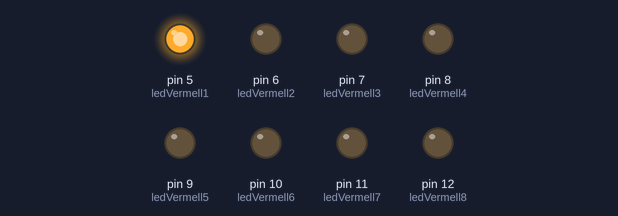
A sketch run on a simulated Arduino Uno, built with avr-gcc and run on an emulated ATmega328P. On the bench: output pins drawn as LEDs (lit = HIGH).

Above: at 0.2 s.
At 1.2 s:
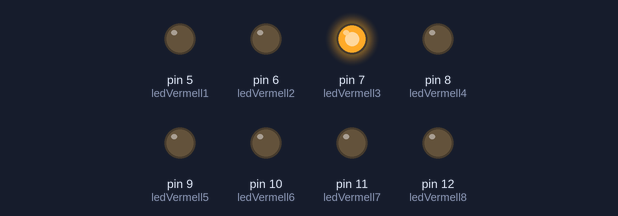
At 1.7 s:
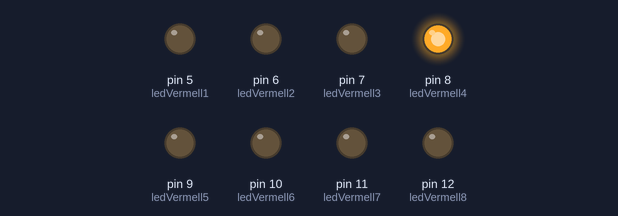
At 2.2 s:
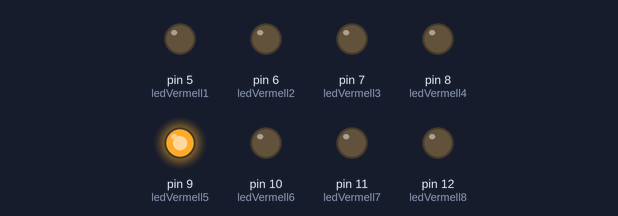
At 3.2 s:
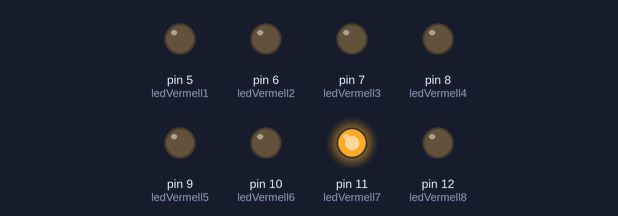
At 4.7 s:
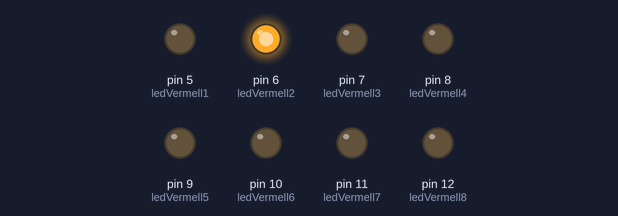
Timing chart, 0 to 5.2 s (numbered marks = the images above):
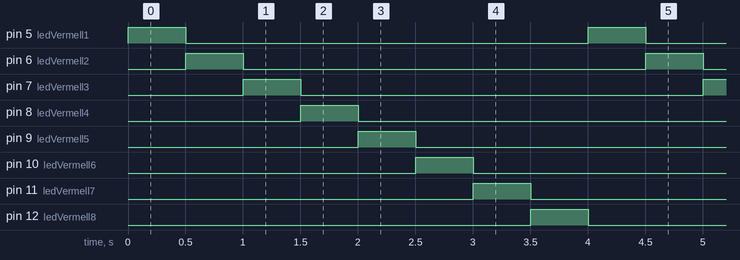

Measured:
- by itself, pin 5 (ledVermell1), pin 6 (ledVermell2), pin 7 (ledVermell3), pin 8 (ledVermell4), pin 9 (ledVermell5), pin 10 (ledVermell6), pin 11 (ledVermell7), pin 12 (ledVermell8): alternates HIGH for 0.50 s and LOW for 3.5 s
- by itself, everything shown: repeats every 4.0 s, in 8 steps

The sketch:

_1.3.ino
```cpp
/********************************************************************************
**                                                                             **
**                         1.3 Engegada aturada leds                           **
**                                                                             **
********************************************************************************/

//*******  Includes  ************************************************************


//*******  Variables  ***********************************************************

int ledVermell1 = 5;
int ledVermell2 = 6;
int ledVermell3 = 7;
int ledVermell4 = 8;
int ledVermell5 = 9;
int ledVermell6 = 10;
int ledVermell7 = 11;
int ledVermell8 = 12;


// La funció Setup només s'executa una vegada, ja sigui al inici quan conectem el arduino o bé si es fa un reset
void setup()
{
    // configració del pins de sortida
  pinMode(ledVermell1, OUTPUT);
  pinMode(ledVermell2, OUTPUT);
  pinMode(ledVermell3, OUTPUT);
  pinMode(ledVermell4, OUTPUT);
  pinMode(ledVermell5, OUTPUT);
  pinMode(ledVermell6, OUTPUT);
  pinMode(ledVermell7, OUTPUT);
  pinMode(ledVermell8, OUTPUT);

}

// void loop es repeteix constanment
void loop()
{

    // funcionament sobre els leds següents
    digitalWrite(ledVermell1, HIGH);
    digitalWrite(ledVermell2, LOW);
    digitalWrite(ledVermell3, LOW);
    digitalWrite(ledVermell4, LOW);
    digitalWrite(ledVermell5, LOW);
    digitalWrite(ledVermell6, LOW);
    digitalWrite(ledVermell7, LOW);
    digitalWrite(ledVermell8, LOW);

    delay(500);

    digitalWrite(ledVermell1, LOW);
    digitalWrite(ledVermell2, HIGH);
    digitalWrite(ledVermell3, LOW);
    digitalWrite(ledVermell4, LOW);
    digitalWrite(ledVermell5, LOW);
    digitalWrite(ledVermell6, LOW);
    digitalWrite(ledVermell7, LOW);
    digitalWrite(ledVermell8, LOW);

    delay(500);

    digitalWrite(ledVermell1, LOW);
    digitalWrite(ledVermell2, LOW);
    digitalWrite(ledVermell3, HIGH);
    digitalWrite(ledVermell4, LOW);
    digitalWrite(ledVermell5, LOW);
    digitalWrite(ledVermell6, LOW);
    digitalWrite(ledVermell7, LOW);
    digitalWrite(ledVermell8, LOW);

    delay(500);

    digitalWrite(ledVermell1, LOW);
    digitalWrite(ledVermell2, LOW);
    digitalWrite(ledVermell3, LOW);
    digitalWrite(ledVermell4, HIGH);
    digitalWrite(ledVermell5, LOW);
    digitalWrite(ledVermell6, LOW);
    digitalWrite(ledVermell7, LOW);
    digitalWrite(ledVermell8, LOW);

    delay(500);

    digitalWrite(ledVermell1, LOW);
    digitalWrite(ledVermell2, LOW);
    digitalWrite(ledVermell3, LOW);
    digitalWrite(ledVermell4, LOW);
    digitalWrite(ledVermell5, HIGH);
    digitalWrite(ledVermell6, LOW);
    digitalWrite(ledVermell7, LOW);
    digitalWrite(ledVermell8, LOW);

    delay(500);

    digitalWrite(ledVermell1, LOW);
    digitalWrite(ledVermell2, LOW);
    digitalWrite(ledVermell3, LOW);
    digitalWrite(ledVermell4, LOW);
    digitalWrite(ledVermell5, LOW);
    digitalWrite(ledVermell6, HIGH);
    digitalWrite(ledVermell7, LOW);
    digitalWrite(ledVermell8, LOW);

    delay(500);

    digitalWrite(ledVermell1, LOW);
    digitalWrite(ledVermell2, LOW);
    digitalWrite(ledVermell3, LOW);
    digitalWrite(ledVermell4, LOW);
    digitalWrite(ledVermell5, LOW);
    digitalWrite(ledVermell6, LOW);
    digitalWrite(ledVermell7, HIGH);
    digitalWrite(ledVermell8, LOW);

    delay(500);

    digitalWrite(ledVermell1, LOW);
    digitalWrite(ledVermell2, LOW);
    digitalWrite(ledVermell3, LOW);
    digitalWrite(ledVermell4, LOW);
    digitalWrite(ledVermell5, LOW);
    digitalWrite(ledVermell6, LOW);
    digitalWrite(ledVermell7, LOW);
    digitalWrite(ledVermell8, HIGH);

    delay(500);
  }
```
